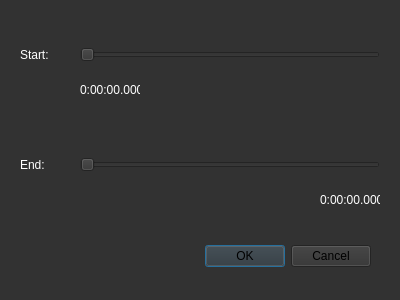
<?xml version="1.0" encoding="UTF-8"?>
<ui version="4.0">
 <class>Dialog</class>
 <widget class="QDialog" name="Dialog">
  <property name="geometry">
   <rect>
    <x>0</x>
    <y>0</y>
    <width>400</width>
    <height>300</height>
   </rect>
  </property>
  <property name="windowTitle">
   <string>Crop audiofile</string>
  </property>
  <property name="styleSheet">
   <string notr="true">background-color: #323232</string>
  </property>
  <widget class="QDialogButtonBox" name="buttonBox">
   <property name="geometry">
    <rect>
     <x>30</x>
     <y>240</y>
     <width>341</width>
     <height>32</height>
    </rect>
   </property>
   <property name="orientation">
    <enum>Qt::Horizontal</enum>
   </property>
   <property name="standardButtons">
    <set>QDialogButtonBox::Cancel|QDialogButtonBox::Ok</set>
   </property>
  </widget>
  <widget class="QSlider" name="start_slider">
   <property name="geometry">
    <rect>
     <x>80</x>
     <y>40</y>
     <width>300</width>
     <height>30</height>
    </rect>
   </property>
   <property name="maximum">
    <number>1000</number>
   </property>
   <property name="pageStep">
    <number>100</number>
   </property>
   <property name="orientation">
    <enum>Qt::Horizontal</enum>
   </property>
  </widget>
  <widget class="QSlider" name="end_slider">
   <property name="geometry">
    <rect>
     <x>80</x>
     <y>150</y>
     <width>300</width>
     <height>30</height>
    </rect>
   </property>
   <property name="maximum">
    <number>1000</number>
   </property>
   <property name="pageStep">
    <number>100</number>
   </property>
   <property name="value">
    <number>0</number>
   </property>
   <property name="orientation">
    <enum>Qt::Horizontal</enum>
   </property>
  </widget>
  <widget class="QLabel" name="label">
   <property name="geometry">
    <rect>
     <x>20</x>
     <y>40</y>
     <width>35</width>
     <height>30</height>
    </rect>
   </property>
   <property name="styleSheet">
    <string notr="true">color: white</string>
   </property>
   <property name="text">
    <string>Start:</string>
   </property>
  </widget>
  <widget class="QLabel" name="label_2">
   <property name="geometry">
    <rect>
     <x>20</x>
     <y>150</y>
     <width>35</width>
     <height>30</height>
    </rect>
   </property>
   <property name="styleSheet">
    <string notr="true">color: white</string>
   </property>
   <property name="text">
    <string>End:</string>
   </property>
  </widget>
  <widget class="QLabel" name="current_start_label">
   <property name="geometry">
    <rect>
     <x>80</x>
     <y>80</y>
     <width>60</width>
     <height>20</height>
    </rect>
   </property>
   <property name="styleSheet">
    <string notr="true">color: white</string>
   </property>
   <property name="text">
    <string>0:00:00.000</string>
   </property>
  </widget>
  <widget class="QLabel" name="current_end_label">
   <property name="geometry">
    <rect>
     <x>320</x>
     <y>190</y>
     <width>60</width>
     <height>20</height>
    </rect>
   </property>
   <property name="styleSheet">
    <string notr="true">color: white</string>
   </property>
   <property name="text">
    <string>0:00:00.000</string>
   </property>
  </widget>
 </widget>
 <resources/>
 <connections>
  <connection>
   <sender>buttonBox</sender>
   <signal>accepted()</signal>
   <receiver>Dialog</receiver>
   <slot>accept()</slot>
   <hints>
    <hint type="sourcelabel">
     <x>248</x>
     <y>254</y>
    </hint>
    <hint type="destinationlabel">
     <x>157</x>
     <y>274</y>
    </hint>
   </hints>
  </connection>
  <connection>
   <sender>buttonBox</sender>
   <signal>rejected()</signal>
   <receiver>Dialog</receiver>
   <slot>reject()</slot>
   <hints>
    <hint type="sourcelabel">
     <x>316</x>
     <y>260</y>
    </hint>
    <hint type="destinationlabel">
     <x>286</x>
     <y>274</y>
    </hint>
   </hints>
  </connection>
 </connections>
</ui>
